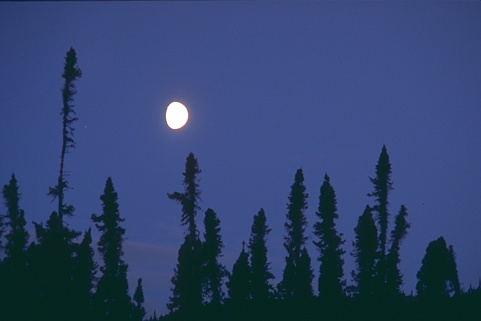
#> input picture images/238011.jpg, 481 x 321 px, found by its file name
$ python main.py
#> lines starting #> are read from the running program, lines starting #| are printed output that depends on the picture; after the words box and inside, x2 and y2 are one past the last pixel; in counts of white or black regions, pixels touching at a corner belong together
### src/pa5/utils.py
from pathlib import Path
import numpy as np
import matplotlib.pyplot as plt
import cv2


def plot_histogram(image: np.ndarray, plot_save_dir: Path, image_name: str) -> None:
    """
    Plot and save a histogram of pixel intensities for a grayscale image.

    Args:
        image: Grayscale image as a NumPy array
        plot_save_dir: Directory path where the histogram plot will be saved
        image_name: Name identifier for the image
    """
    # Create save path
    plot_save_dir.mkdir(parents=True, exist_ok=True)  # Create directory if needed
    save_path = plot_save_dir / ("histogram_plot_" + image_name + ".png")

    # Turn image into histogram plot
    plt.hist(image.flatten(), bins=256, range=(0, 256))
    plt.xlabel("Pixel Intensity")
    plt.ylabel("Frequency")
    plt.title("Image Histogram")

    # Save the plot
    plt.savefig(save_path)
    plt.close()


def save_image(
    image: np.ndarray, save_dir: Path, image_name: str, mode: str, threshold_value: str
) -> None:
    """
    Save a NumPy array as an image file with a descriptive filename.

    Args:
        image: Image as NumPy array
        save_dir: Directory path where image will be saved
        image_name: Base name identifier for the image
        mode: The image processing mode
    """
    save_dir.mkdir(parents=True, exist_ok=True)  # Create directory if needed
    filename = f"{image_name}_{mode}_{threshold_value}.png"
    save_path = save_dir / filename
    cv2.imwrite(str(save_path), image)

### src/pa5/thresholding.py
import numpy as np


def binarization(image: np.ndarray, threshold: int) -> np.ndarray:
    """
    Apply simple binary thresholding.

    Args:
        image: Grayscale image as a NumPy array
        threshold: Threshold for binarization

    Returns:
        Binarized image with threshold applied
    """
    return np.where(image >= threshold, 255, 0).astype(np.uint8)


# [87 lines left out: functions otsu_thresholding, compute_prob, compute_BCV, not called in this run]

### src/pa5/main.py
from pathlib import Path
import numpy as np
import cv2

from src.pa5.utils import plot_histogram, save_image
from src.pa5.thresholding import binarization, otsu_thresholding


def main():
    # Prompt user for image name
    image_name = input("Enter image name (with extension): ").strip()
#> the answer given: ../../images/238011.jpg
    test_image_dir = Path("images")
    image_path = test_image_dir / image_name

    # Validate image exists
    if not image_path.exists():
        print(f"Error: Image '{image_path}' not found!")
        return

    # Create save file path object
    image_save_dir = Path("output") / "images"
    plot_save_dir = Path("output") / "plots"

    # Load image
    image = cv2.imread(str(image_path), cv2.IMREAD_GRAYSCALE)
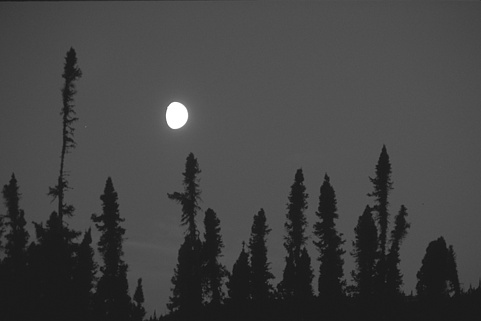
#> image: shape (321, 481); min 19, max 255, mean 66.6
    print(f"Loaded image: {image_path}")

    # Prompt user for thresholding mode
    print("\nSelect thresholding mode:")
    print("  1 - Manual thresholding")
    print("  2 - Otsu's thresholding")

    while True:
        mode = input("Enter mode (1 or 2): ").strip()
        if mode in ["1", "2"]:
            break
        print("Invalid input. Please enter 1 or 2.")
#> this loop made 1 pass; the answer given on pass 1: 1

    # Convert image to histogram array
    histogram, _ = np.histogram(image.flatten(), bins=256, range=(0, 256))
#> histogram = 256 values, max 15224 at index 81, min 0 at index 0, mean 603.1
    plot_histogram(image, plot_save_dir, image_name)
#> in plot_histogram, `plt.savefig(save_path)`:
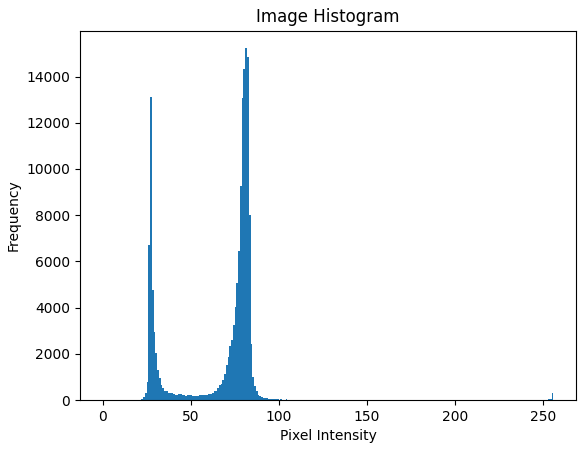
#> figure drawn by matplotlib, 1 panel; tallest bar 15224 high, from x = 81 to 82

    # Apply thresholding based on selected mode
    if mode == "1":  # Manual thresholding
        # Prompt user for threshold value
        while True:
            try:
                threshold = int(input("Enter threshold value (0-255): "))
                if 0 <= threshold <= 255:
                    break
                print("Threshold must be between 0 and 255.")
            except ValueError:
                print("Invalid input. Please enter an integer.")

        print(f"Selected threshold: {threshold}")

    else:  # Otsu's thresholding
        # Prompt user for threshold increment value
        while True:
            try:
                threshold_increment = int(
                    input("Enter a threshold increment value (1 recommended): ")
                )
                if 1 <= threshold_increment <= 255:
                    break
                print("Threshold increment must be between 1 and 255.")
            except ValueError:
                print("Invalid input. Please enter an integer.")

        threshold = otsu_thresholding(histogram, threshold_increment)
        print(f"Ideal threshold computed: {threshold}")

    # Binarize and save image
    binarized_image = binarization(image, threshold)
#> in binarization, `return np.where(image >= threshold, 255, 0).astype(np.uint8)`:
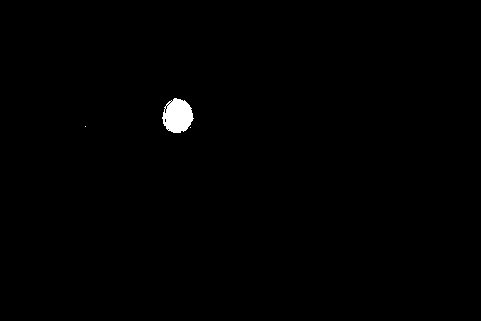
#> returned value: shape (321, 481); 0.52% white; 3 white regions (2 under 20 px), largest, box (x1, y1, x2, y2) and area: (162, 98, 194, 133) 807
    save_image(
        binarized_image,
        image_save_dir,
        image_name.split(".")[0],
        "manual" if mode == "1" else "otsu",
        threshold,
    )
    print(f"\nImage saved to: {image_save_dir}")
    print(f"Histogram saved to: {plot_save_dir}")


if __name__ == "__main__":
    main()

$ run again, on images/55067.jpg
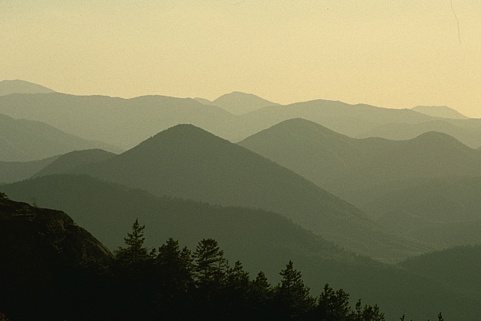
#> input picture images/55067.jpg, 481 x 321 px, found by its file name
#> in main, `image = cv2.imread(str(image_path), cv2.IMREAD_GRAYSCALE)`:
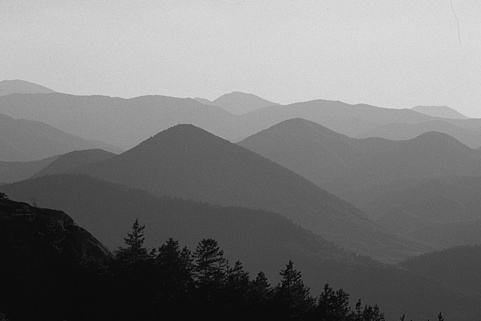
#> image: shape (321, 481); min 4, max 222, mean 121.3
#> the loop in main, `while True:` made 1 pass; the answer given on pass 1: 1
#> histogram = 256 values, max 7778 at index 12, min 0 at index 0, mean 603.1
#> in binarization, `return np.where(image >= threshold, 255, 0).astype(np.uint8)`:
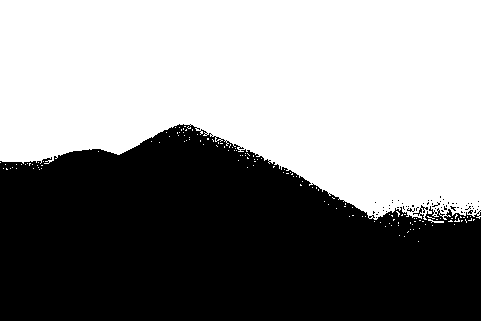
#> returned value: shape (321, 481); 53.4% white; 56 black regions (55 under 20 px), largest, box (x1, y1, x2, y2) and area: (0, 124, 481, 321) 71744
